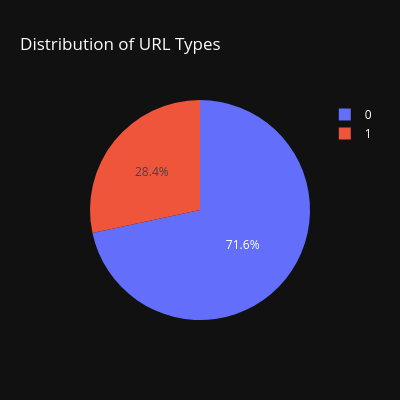

Source (notebook cell):
### Code cell
# Pie chart for 'url_type' column
url_type_counts = urls_data['url_type'].value_counts()
fig = go.Figure(data=[go.Pie(labels=url_type_counts.index, values=url_type_counts.values)])
fig.update_layout(title='Distribution of URL Types',
                  template='plotly_dark',
                  font=dict(color='white'),
                  showlegend=True)
fig.update_layout(width=400, height=400)
fig.show()

### Figure 1 — Plotly figure (JSON) as saved in the notebook; plotly's stock layout.template omitted (floating-point values rounded to 4 significant figures)
{"data": [{"labels": [0, 1], "type": "pie", "values": [395309, 156422]}], "layout": {"font": {"color": "white"}, "height": 400, "showlegend": true, "title": {"text": "Distribution of URL Types"}, "width": 400}}
